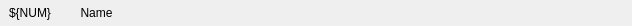
<?xml version="1.0" encoding="UTF-8"?>
<ui version="4.0">
 <class>Form</class>
 <widget class="QWidget" name="Form">
  <property name="geometry">
   <rect>
    <x>0</x>
    <y>0</y>
    <width>632</width>
    <height>26</height>
   </rect>
  </property>
  <property name="minimumSize">
   <size>
    <width>0</width>
    <height>26</height>
   </size>
  </property>
  <property name="maximumSize">
   <size>
    <width>16777215</width>
    <height>26</height>
   </size>
  </property>
  <property name="windowTitle">
   <string>Form</string>
  </property>
  <layout class="QHBoxLayout" name="horizontalLayout">
   <property name="spacing">
    <number>1</number>
   </property>
   <property name="leftMargin">
    <number>5</number>
   </property>
   <property name="topMargin">
    <number>0</number>
   </property>
   <property name="rightMargin">
    <number>5</number>
   </property>
   <property name="bottomMargin">
    <number>1</number>
   </property>
   <item>
    <widget class="QLabel" name="label">
     <property name="minimumSize">
      <size>
       <width>0</width>
       <height>0</height>
      </size>
     </property>
     <property name="maximumSize">
      <size>
       <width>50</width>
       <height>16777215</height>
      </size>
     </property>
     <property name="text">
      <string>${NUM}</string>
     </property>
     <property name="alignment">
      <set>Qt::AlignCenter</set>
     </property>
    </widget>
   </item>
   <item>
    <widget class="PyDMLabel" name="PyDMLabel">
     <property name="toolTip">
      <string/>
     </property>
     <property name="text">
      <string>Name</string>
     </property>
     <property name="alignment">
      <set>Qt::AlignCenter</set>
     </property>
     <property name="channel" stdset="0">
      <string>ca://${P}:BC${NUM}_NAME</string>
     </property>
    </widget>
   </item>
   <item>
    <widget class="PyDMLabel" name="PyDMLabel_5">
     <property name="toolTip">
      <string/>
     </property>
     <property name="alignment">
      <set>Qt::AlignCenter</set>
     </property>
     <property name="showUnits" stdset="0">
      <bool>false</bool>
     </property>
     <property name="alarmSensitiveContent" stdset="0">
      <bool>true</bool>
     </property>
     <property name="channel" stdset="0">
      <string>ca://${P}:BC${NUM}_INTEGRATION_TIME_RAW_RBV</string>
     </property>
     <property name="displayFormat" stdset="0">
      <enum>PyDMLabel::Hex</enum>
     </property>
    </widget>
   </item>
   <item>
    <widget class="PyDMLabel" name="PyDMLabel_6">
     <property name="toolTip">
      <string/>
     </property>
     <property name="alignment">
      <set>Qt::AlignCenter</set>
     </property>
     <property name="showUnits" stdset="0">
      <bool>false</bool>
     </property>
     <property name="alarmSensitiveContent" stdset="0">
      <bool>true</bool>
     </property>
     <property name="channel" stdset="0">
      <string>ca://${P}:BC${NUM}_INTEGRATION_TIME_TPGS</string>
     </property>
     <property name="displayFormat" stdset="0">
      <enum>PyDMLabel::Exponential</enum>
     </property>
    </widget>
   </item>
   <item>
    <widget class="PyDMLabel" name="PyDMLabel_2">
     <property name="toolTip">
      <string/>
     </property>
     <property name="alignment">
      <set>Qt::AlignCenter</set>
     </property>
     <property name="showUnits" stdset="0">
      <bool>true</bool>
     </property>
     <property name="alarmSensitiveContent" stdset="0">
      <bool>true</bool>
     </property>
     <property name="channel" stdset="0">
      <string>ca://${P}:BC${NUM}_INTEGRATION_TIME</string>
     </property>
     <property name="displayFormat" stdset="0">
      <enum>PyDMLabel::Exponential</enum>
     </property>
    </widget>
   </item>
   <item>
    <widget class="PyDMLabel" name="PyDMLabel_3">
     <property name="toolTip">
      <string/>
     </property>
     <property name="alignment">
      <set>Qt::AlignCenter</set>
     </property>
     <property name="showUnits" stdset="0">
      <bool>true</bool>
     </property>
     <property name="alarmSensitiveContent" stdset="0">
      <bool>true</bool>
     </property>
     <property name="channel" stdset="0">
      <string>ca://${P}:BC${NUM}_INTEGRATED_CHARGE</string>
     </property>
    </widget>
   </item>
   <item>
    <widget class="PyDMLabel" name="PyDMLabel_7">
     <property name="toolTip">
      <string/>
     </property>
     <property name="alignment">
      <set>Qt::AlignCenter</set>
     </property>
     <property name="showUnits" stdset="0">
      <bool>false</bool>
     </property>
     <property name="alarmSensitiveContent" stdset="0">
      <bool>true</bool>
     </property>
     <property name="channel" stdset="0">
      <string>ca://${P}:BC${NUM}_MINIMUM_PERIOD_RAW</string>
     </property>
     <property name="displayFormat" stdset="0">
      <enum>PyDMLabel::Hex</enum>
     </property>
    </widget>
   </item>
   <item>
    <widget class="PyDMLabel" name="PyDMLabel_4">
     <property name="toolTip">
      <string/>
     </property>
     <property name="alignment">
      <set>Qt::AlignCenter</set>
     </property>
     <property name="showUnits" stdset="0">
      <bool>true</bool>
     </property>
     <property name="alarmSensitiveContent" stdset="0">
      <bool>true</bool>
     </property>
     <property name="channel" stdset="0">
      <string>ca://${P}:BC${NUM}_MINIMUM_PERIOD</string>
     </property>
     <property name="displayFormat" stdset="0">
      <enum>PyDMLabel::Exponential</enum>
     </property>
    </widget>
   </item>
  </layout>
 </widget>
 <customwidgets>
  <customwidget>
   <class>PyDMLabel</class>
   <extends>QLabel</extends>
   <header>pydm.widgets.label</header>
  </customwidget>
 </customwidgets>
 <resources/>
 <connections/>
</ui>
